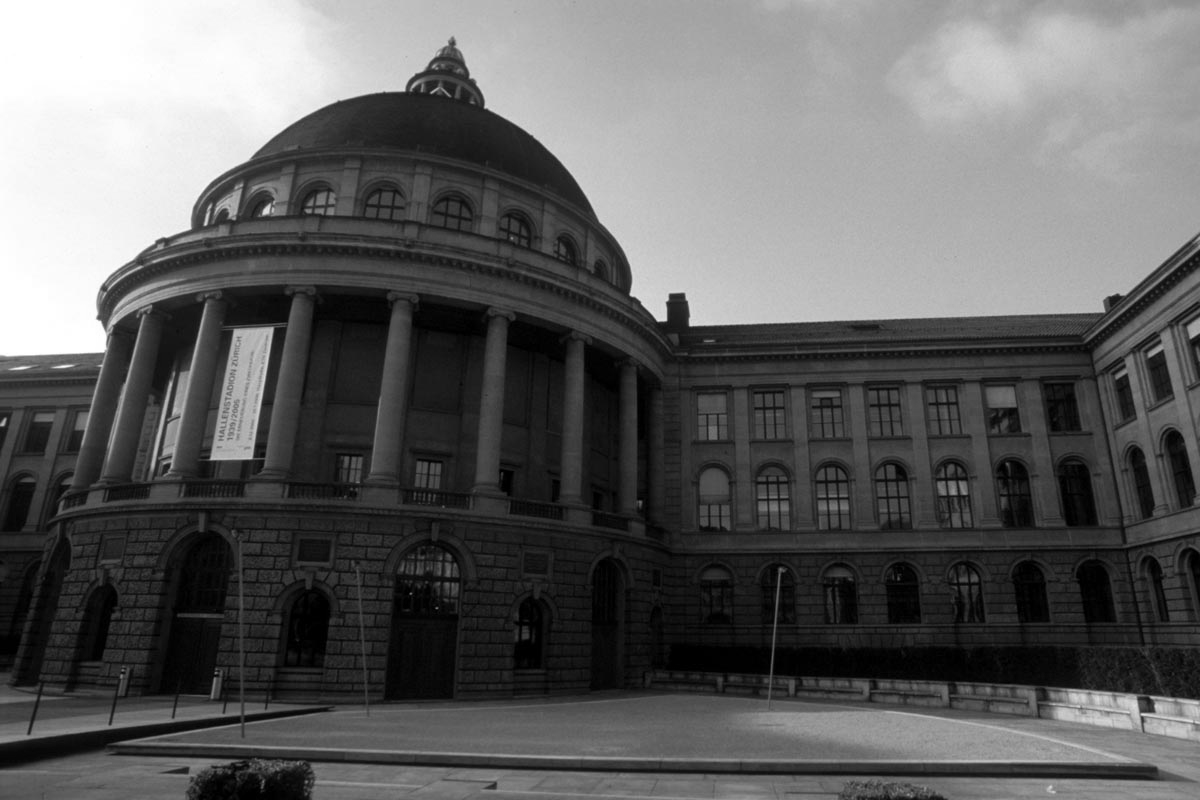
%> input picture Assignments/Codes/Filtering/Autofocus/MATLAB/eth.pbm, 1200 x 800 px
$ octave --eval "result = autofocus;"   (GNU Octave 9; MATLAB toolbox functions it lacks are replaced by stand-ins)
%> lines starting %> are read from the running program, lines starting %| are printed output that depends on the picture
### Assignments/Codes/Filtering/Autofocus/MATLAB/setFocus.m
function B = setFocus (f)
%> called with f = 2.5
f0 = 2.0;  % true value of the focus (not known a-priori)
P =  double(imread('eth.pbm'));
%> P: size 800x1200 double; min 0, max 255, mean 96.4; mean of the top-left, top-right, bottom-left and bottom-right quarters 135.6, 147.6, 46.2, 56.3
ep = max(abs(f - f0),eps);
M = 16;
l = -M:M;
k = -M:M;
[L,K] = meshgrid(l,k);
S = 1 ./ (1 + (L.^2 + K.^2)/ep);
S = S / sum(sum(S));
B = conv2(P,S,'same');
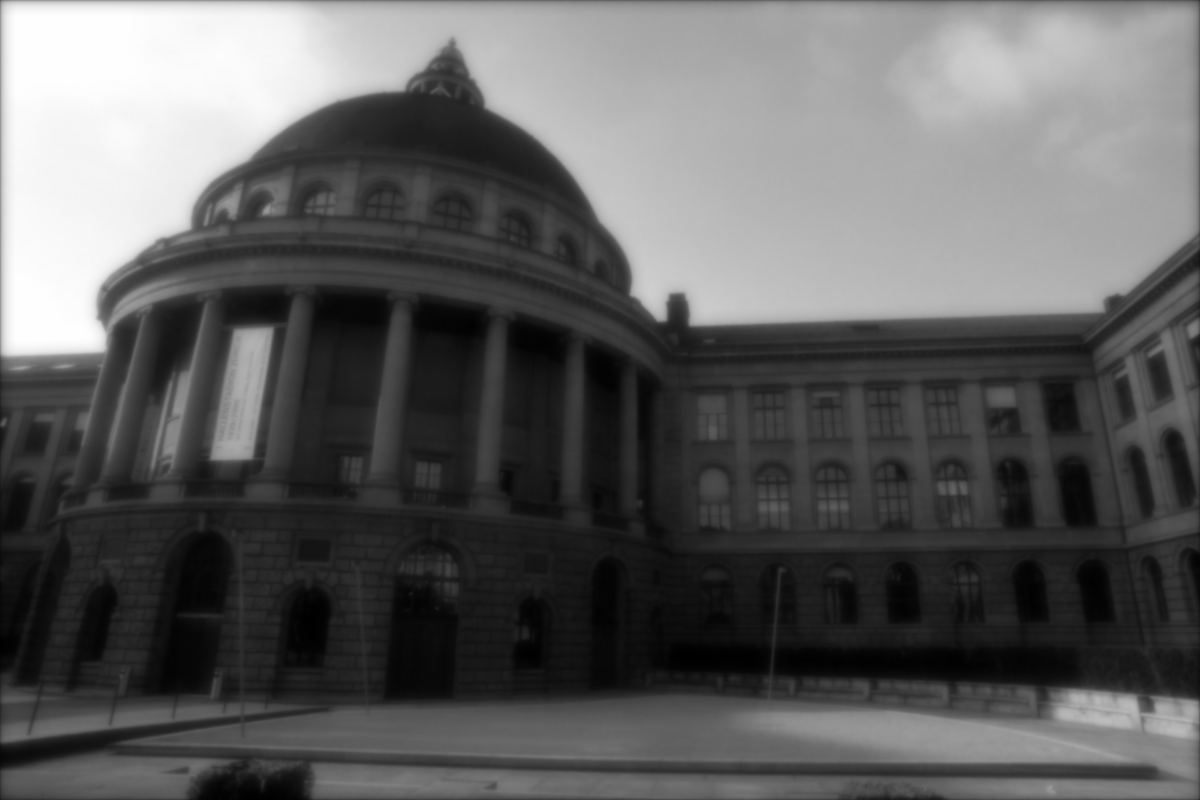
%> B: size 800x1200 double; min 0.506, max 255, mean 95.5

### Assignments/Codes/Filtering/Autofocus/MATLAB/computeV.m
function V = computeV (Bh)
[n,m] = size(Bh);
%> n = 800; m = 1200
[K1 K2] = meshgrid( circshift((1:m)-m/2,round(m/2)), ...
                    circshift((1:n)-n/2,round(n/2)) );
V = sum(sum( (K1.^2 + K2.^2) .* abs(Bh) ));
%> V = 4.77e+13

### Assignments/Codes/Filtering/Autofocus/MATLAB/autofocus.m
function f0 = autofocus ()
iters = 6;
MAXF = 5;
df = MAXF/1e2;
f0 = MAXF/2;
step = MAXF/2;
for i=1:iters
    % numerical differentiation
    Vl = computeV(fft2(setFocus(f0)));
%> Vl = 4.77e+13
    Vr = computeV(fft2(setFocus(f0+df)));
%> Vr = 4.58e+13
    dV = Vr - Vl;
%> dV = -1.91e+12
    % bisection method
    step = step/2;
    f0 = f0 + sign(dV) * step;
%> f0 = 1.25
end
